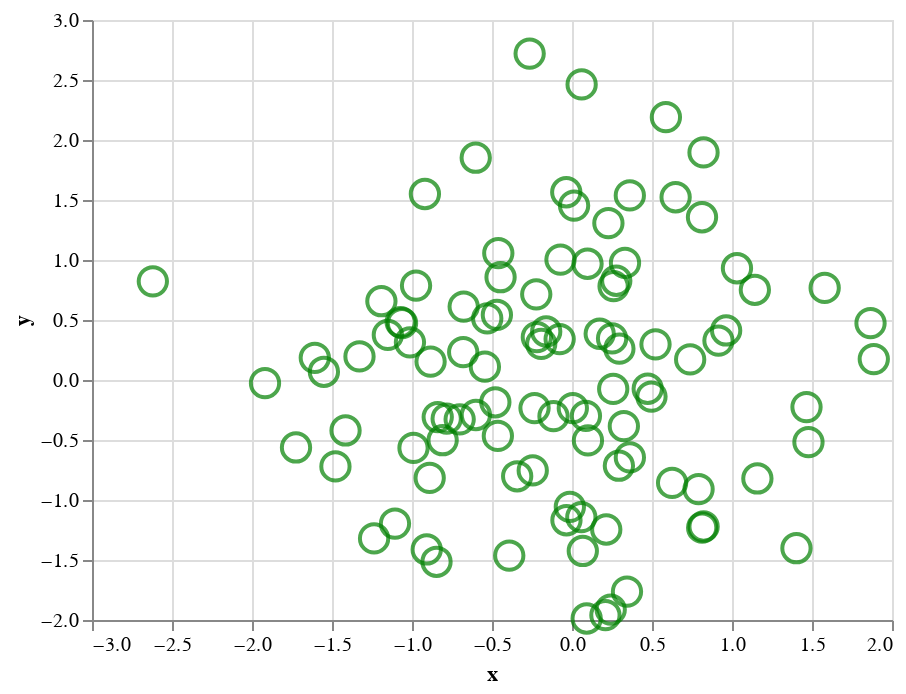

Notebook source saved alongside this figure:
### Markdown cell above
## Local Mark Configuration

Within the ``mark_point()`` method, you can pass local configurations that will override the top-level configuration settings.
The arguments are the same as that of ``configure_mark``.

### Code cell
alt.Chart(data).mark_point(color='green', filled=False).encode(
    x='x:Q',
    y='y:Q'
).configure_point(
    size=200,
    color='red',
    filled=True
)

### Figure 1 — Vega-Lite specification as saved in the notebook (floating-point values rounded to 4 significant figures)
{"$schema": "https://vega.github.io/schema/vega-lite/v2.4.1.json", "config": {"point": {"color": "red", "filled": true, "size": 200}, "view": {"height": 300, "width": 400}}, "data": {"values": [{"x": 0.4967, "y": -0.1383}, {"x": 0.6477, "y": 1.523}, {"x": -0.2342, "y": -0.2341}, {"x": 1.579, "y": 0.7674}, {"x": -0.4695, "y": 0.5426}, {"x": -0.4634, "y": -0.4657}, {"x": 0.242, "y": -1.913}, {"x": -1.725, "y": -0.5623}, {"x": -1.013, "y": 0.3142}, {"x": -0.908, "y": -1.412}, {"x": 1.466, "y": -0.2258}, {"x": 0.06753, "y": -1.425}, {"x": -0.5444, "y": 0.1109}, {"x": -1.151, "y": 0.3757}, {"x": -0.6006, "y": -0.2917}, {"x": -0.6017, "y": 1.852}, {"x": -0.0135, "y": -1.058}, {"x": 0.8225, "y": -1.221}, {"x": 0.2089, "y": -1.96}, {"x": -1.328, "y": 0.1969}, {"x": 0.7385, "y": 0.1714}, {"x": -0.1156, "y": -0.3011}, {"x": -1.479, "y": -0.7198}, {"x": -0.4606, "y": 1.057}, {"x": 0.3436, "y": -1.763}, {"x": 0.3241, "y": -0.3851}, {"x": -0.6769, "y": 0.6117}, {"x": 1.031, "y": 0.9313}, {"x": -0.8392, "y": -0.3092}, {"x": 0.3313, "y": 0.9755}, {"x": -0.4792, "y": -0.1857}, {"x": -1.106, "y": -1.196}, {"x": 0.8125, "y": 1.356}, {"x": -0.07201, "y": 1.004}, {"x": 0.3616, "y": -0.6451}, {"x": 0.3614, "y": 1.538}, {"x": -0.03583, "y": 1.565}, {"x": -2.62, "y": 0.8219}, {"x": 0.08705, "y": -0.299}, {"x": 0.09176, "y": -1.988}, {"x": -0.2197, "y": 0.3571}, {"x": 1.478, "y": -0.5183}, {"x": -0.8085, "y": -0.5018}, {"x": 0.9154, "y": 0.3288}, {"x": -0.5298, "y": 0.5133}, {"x": 0.09708, "y": 0.9686}, {"x": -0.7021, "y": -0.3277}, {"x": -0.3921, "y": -1.464}, {"x": 0.2961, "y": 0.2611}, {"x": 0.005113, "y": -0.2346}, {"x": -1.415, "y": -0.4206}, {"x": -0.3427, "y": -0.8023}, {"x": -0.1613, "y": 0.4041}, {"x": 1.886, "y": 0.1746}, {"x": 0.2576, "y": -0.07445}, {"x": -1.919, "y": -0.02651}, {"x": 0.06023, "y": 2.463}, {"x": -0.1924, "y": 0.3015}, {"x": -0.03471, "y": -1.169}, {"x": 1.143, "y": 0.7519}, {"x": 0.791, "y": -0.9094}, {"x": 1.403, "y": -1.402}, {"x": 0.5869, "y": 2.19}, {"x": -0.9905, "y": -0.5663}, {"x": 0.09965, "y": -0.5035}, {"x": -1.551, "y": 0.06856}, {"x": -1.062, "y": 0.4736}, {"x": -0.9194, "y": 1.55}, {"x": -0.7833, "y": -0.3221}, {"x": 0.8135, "y": -1.231}, {"x": 0.2275, "y": 1.307}, {"x": -1.607, "y": 0.1846}, {"x": 0.2599, "y": 0.7818}, {"x": -1.237, "y": -1.32}, {"x": 0.5219, "y": 0.297}, {"x": 0.2505, "y": 0.3464}, {"x": -0.68, "y": 0.2323}, {"x": 0.2931, "y": -0.7144}, {"x": 1.866, "y": 0.4738}, {"x": -1.191, "y": 0.6566}, {"x": -0.9747, "y": 0.7871}, {"x": 1.159, "y": -0.8207}, {"x": 0.9634, "y": 0.4128}, {"x": 0.8221, "y": 1.897}, {"x": -0.2454, "y": -0.7537}, {"x": -0.8895, "y": -0.8158}, {"x": -0.0771, "y": 0.3412}, {"x": 0.2767, "y": 0.8272}, {"x": 0.013, "y": 1.454}, {"x": -0.2647, "y": 2.72}, {"x": 0.6257, "y": -0.8572}, {"x": -1.071, "y": 0.4825}, {"x": -0.2235, "y": 0.714}, {"x": 0.4732, "y": -0.07283}, {"x": -0.8468, "y": -1.515}, {"x": -0.4465, "y": 0.8564}, {"x": 0.2141, "y": -1.246}, {"x": 0.1732, "y": 0.3853}, {"x": -0.8839, "y": 0.1537}, {"x": 0.05821, "y": -1.143}]}, "encoding": {"x": {"field": "x", "type": "quantitative"}, "y": {"field": "y", "type": "quantitative"}}, "mark": {"color": "green", "filled": false, "type": "point"}}
